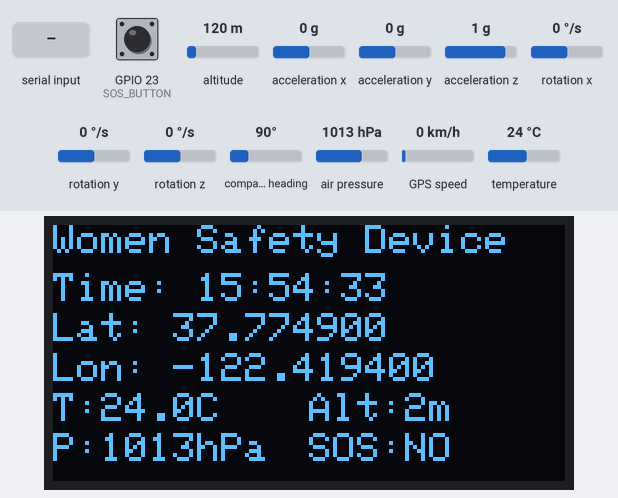
Simulated run of this sketch. Board: ESP32. Shown: 128×64 one-colour display. The test bench sets the inputs (shaded band); at power-on: acceleration x 0 g, GPIO 23 (SOS_BUTTON) HIGH, altitude 120 m, acceleration y 0 g, acceleration z 1 g, rotation x 0 °/s, rotation y 0 °/s, rotation z 0 °/s, compass heading 90°, air pressure 1013 hPa, GPS speed 0 km/h, temperature 24 °C. The GPS gets a fix after 3 s at 37.7749, -122.4194 with 8 satellites; the modem accepts every AT command (registered, SIM ready, sends succeed) and sends nothing else.

Above: at 3.2 s.
3.3 s: acceleration x set to -1.4 g
At 4.0 s:
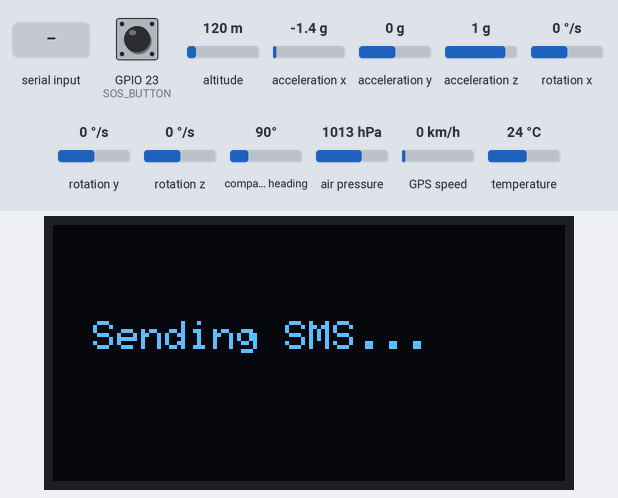
At 8.2 s:
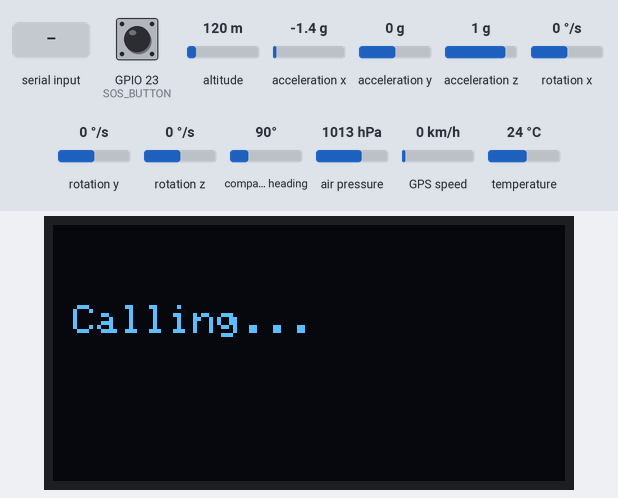
8.4 s: "BUSY,1\n" received over the second serial link
At 10.6 s:
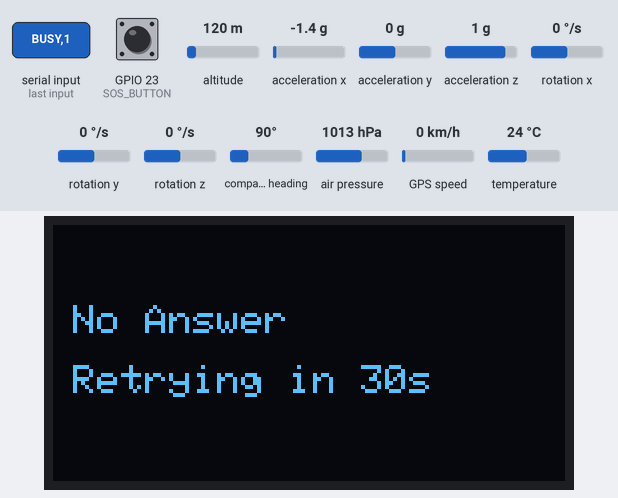
Timing chart, 0 to 12.1 s (numbered marks = the images above; inputs shaded):
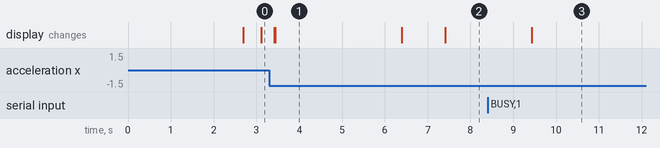

The sketch:

emergency-sos-smart-band.ino
```cpp
#include <Wire.h>
#include <Adafruit_SSD1306.h>
#include <Adafruit_GFX.h>
#include <Adafruit_BMP280.h>
#include <Adafruit_MPU6050.h>
#include <Adafruit_Sensor.h>
#include <TinyGPS++.h>

/*************** USER CONFIG ****************/
const char ALERT_NUMBER[] = "+91XXXXXXXXX";//Replace +91XXXXXXXXX with youre phone number if out of india replace +91 to youre respective country code also ensure 2g avilability

/*************** OLED CONFIG ****************/
#define SCREEN_WIDTH 128
#define SCREEN_HEIGHT 64
Adafruit_SSD1306 display(SCREEN_WIDTH, SCREEN_HEIGHT, &Wire, -1);

/*************** GPS ON UART2 ****************/
TinyGPSPlus gps;
HardwareSerial GPS_Serial(2);

#define GPS_RX_PIN 16
#define GPS_TX_PIN 17
#define GPS_BAUD   115200

String LAT = "--";
String LON = "--";
String IST_TIME = "NO FIX";

/*************** BMP280 ****************/
Adafruit_BMP280 bmp;
float temperature = 0.0, pressure_hPa = 0.0, altitude = 0.0;

/*************** MPU6050 ****************/
Adafruit_MPU6050 mpu;
const float MOTION_THRESHOLD = 23.0;
const int SAMPLE_COUNT = 10;

/*************** SOS BUTTON ****************/
#define SOS_BUTTON 23
bool sosFlag = false;
bool smsSent = false;

/*************** SIM800C ON UART1 ****************/
HardwareSerial sim800(1);

#define SIM800_RX_PIN 25
#define SIM800_TX_PIN 26
#define SIM800_BAUD   9600

/*************** SIGNAL STRENGTH ****************/
int lastRssi = 99;

/*************** READ GSM RESPONSE ****************/
String readResponse(unsigned long timeoutMs) {
  unsigned long start = millis();
  String resp = "";
  while (millis() - start < timeoutMs) {
    while (sim800.available()) {
      resp += char(sim800.read());
    }
  }
  return resp;
}

/*************** UPDATE CSQ ****************/
void updateSignalStrength() {
  sim800.println("AT+CSQ");
  delay(200);
  String r = readResponse(400);

  int idx = r.indexOf("+CSQ:");
  if (idx >= 0) {
    int comma = r.indexOf(",", idx);
    if (comma > idx) {
      String v = r.substring(idx + 5, comma);
      v.trim();
      lastRssi = v.toInt();
    }
  }
}

/*************** SEND SMS ****************/
void sendSMS(const String &lat, const String &lon, const String &timeStr,
             float alt, float pres, float tempC) {

  sim800.println("AT");
  delay(300);

  sim800.println("AT+CMGF=1");
  delay(300);

  sim800.print("AT+CMGS=\"");
  sim800.print(ALERT_NUMBER);
  sim800.println("\"");
  delay(400);

  sim800.println("SOS ALERT!");
  sim800.println("Women Safety Device V1.0");
  sim800.print("Time: "); sim800.println(timeStr);
  sim800.print("Lat: "); sim800.println(lat);
  sim800.print("Lon: "); sim800.println(lon);
  sim800.print("Alt: "); sim800.print(alt); sim800.println(" m");
  sim800.print("P: "); sim800.print(pres); sim800.println(" hPa");
  sim800.print("T: "); sim800.print(tempC); sim800.println(" C");

  sim800.print("Map: https://maps.google.com/?q=");
  sim800.print(lat); sim800.print(","); sim800.println(lon);

  delay(300);
  sim800.write(26); // CTRL+Z
}

/*************** MAKE A CALL ****************/
void callNumber() {
  sim800.println("AT");
  delay(300);
  sim800.print("ATD");
  sim800.print(ALERT_NUMBER);
  sim800.println(";");
}

/*************** WAIT FOR CALL RESPONSE ****************/
bool callAnswered() {
  unsigned long start = millis();
  while (millis() - start < 15000) { // wait max 15 sec
    if (sim800.available()) {
      String r = sim800.readString();
      r.toUpperCase();

      if (r.indexOf("NO CARRIER") >= 0) return false;
      if (r.indexOf("BUSY") >= 0)       return false;
      if (r.indexOf("NO ANSWER") >= 0)  return false;
      if (r.indexOf("ERROR") >= 0)      return false;
      if (r.indexOf("CONNECT") >= 0)    return true;
      if (r.indexOf("OK") >= 0)         return true;
    }
  }
  return false;
}

/*************** AUTO REDIAL EVERY 30 SEC ****************/
void autoRedialUntilAnswered() {

  while (true) {
    display.clearDisplay();
    display.setCursor(5, 20);
    display.print("Calling...");
    display.display();

    callNumber();

    bool ok = callAnswered();
    if (ok) {
      display.clearDisplay();
      display.setCursor(5, 20);
      display.print("CALL ANSWERED");
      display.display();
      return;  // STOP
    }

    // Call failed → retry after 30 sec
    display.clearDisplay();
    display.setCursor(5, 20);
    display.print("No Answer");
    display.setCursor(5, 35);
    display.print("Retrying in 30s");
    display.display();

    for (int i = 0; i < 30; i++) delay(1000);
  }
}

/*************** SETUP ****************/
void setup() {
  Serial.begin(115200);
  Wire.begin();

  pinMode(SOS_BUTTON, INPUT_PULLUP);

  if (!display.begin(SSD1306_SWITCHCAPVCC, 0x3C)) while (1);
  display.clearDisplay();

  if (!bmp.begin(0x76)) while (1);

  if (!mpu.begin()) while (1);
  mpu.setAccelerometerRange(MPU6050_RANGE_8_G);
  mpu.setGyroRange(MPU6050_RANGE_250_DEG);
  mpu.setFilterBandwidth(MPU6050_BAND_21_HZ);

  GPS_Serial.begin(GPS_BAUD, SERIAL_8N1, GPS_RX_PIN, GPS_TX_PIN);
  sim800.begin(SIM800_BAUD, SERIAL_8N1, SIM800_RX_PIN, SIM800_TX_PIN);
  delay(2000);
}

/*************** MAIN LOOP ****************/
void loop() {

  while (GPS_Serial.available() > 0) {
    gps.encode(GPS_Serial.read());
  }

  if (gps.location.isValid()) {
    LAT = String(gps.location.lat(), 6);
    LON = String(gps.location.lng(), 6);
  }

  if (gps.time.isValid()) {
    int h = gps.time.hour();
    int m = gps.time.minute();
    int s = gps.time.second();

    m += 30;
    if (m >= 60) { m -= 60; h++; }
    h += 5;
    if (h >= 24) h -= 24;

    char buf[16];
    sprintf(buf, "%02d:%02d:%02d", h, m, s);
    IST_TIME = buf;
  }

  temperature = bmp.readTemperature();
  pressure_hPa = bmp.readPressure() / 100.0;
  altitude = bmp.readAltitude(1013.25);

  sensors_event_t a, g, t;
  float sum = 0;
  for (int i = 0; i < SAMPLE_COUNT; i++) {
    mpu.getEvent(&a, &g, &t);
    sum += fabs(a.acceleration.x) +
           fabs(a.acceleration.y) +
           fabs(a.acceleration.z);
  }
  float avgAccel = sum / SAMPLE_COUNT;

  if (avgAccel > MOTION_THRESHOLD) sosFlag = true;
  if (digitalRead(SOS_BUTTON) == LOW) sosFlag = true;

  static unsigned long lastCSQ = 0;
  if (millis() - lastCSQ > 1000) {
    updateSignalStrength();
    lastCSQ = millis();
  }

  display.clearDisplay();
  display.setTextColor(WHITE);
  display.setCursor(0, 0);
  display.print("Women Safety Device");
  display.setCursor(0, 12);
  display.print("Time: "); display.print(IST_TIME);
  display.setCursor(0, 22);
  display.print("Lat: "); display.print(LAT);
  display.setCursor(0, 32);
  display.print("Lon: "); display.print(LON);
  display.setCursor(0, 42);
  display.print("T:"); display.print(temperature, 1); display.print("C");
  display.setCursor(64, 42);
  display.print("Alt:"); display.print((int)altitude); display.print("m");
  display.setCursor(0, 52);
  display.print("P:"); display.print((int)pressure_hPa); display.print("hPa");
  display.setCursor(64, 52);
  display.print("SOS:"); display.print(sosFlag ? "YES" : "NO");
  display.display();

  /*************** SOS ACTION (SMS + CALL + AUTO-REDIAL) ***************/
  if (sosFlag && !smsSent) {

    display.clearDisplay();
    display.setCursor(10, 24);
    display.print("Sending SMS...");
    display.display();

    sendSMS(LAT, LON, IST_TIME, altitude, pressure_hPa, temperature);

    smsSent = true;
    sosFlag = false;

    delay(1500);

    display.clearDisplay();
    display.setCursor(10, 24);
    display.print("Calling...");
    display.display();

    delay(1000);

    autoRedialUntilAnswered();  // <---- MAIN LOGIC ADDED
  }

  delay(50);
}
```

Measured:
- after the input at 3.3 s, the display: first changes after 0.11 s (image 1 shows a later state)
- after the input at 8.4 s, the display: changes after 1.0 s (image 3)
- what the display in image 1 shows lasts 3.0 s, from 3.4 s to 6.4 s
